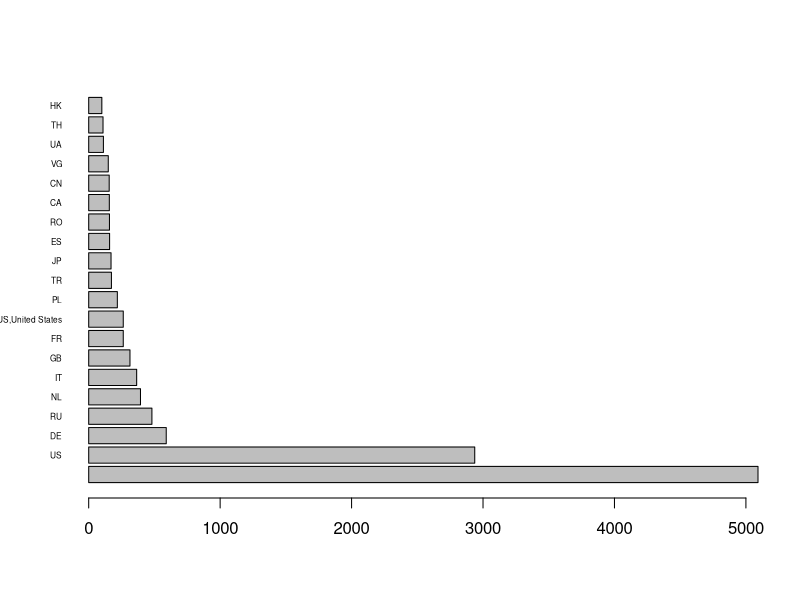

The R source for this figure:
# Import dataset
ransomwareDataset <- read.csv(file="dataset_ransomware.csv", header=TRUE, sep=",", skip = 8)

# Create a subset
#ransomwareUS <- subset(ransomwareDataset, Country == 'US')

# Create counted country list
cc <- as.data.frame(table(ransomwareDataset$Country))
names(cc)[1] = "Country"

# Order on size and pick the top 20
orderedCC <- cc[with(cc, order(Freq, decreasing = TRUE)), ]
top20 <- orderedCC[1:20,]
rownames(top20) <- NULL
top20 <- droplevels(top20)

# Plot a graph
barplot(top20$Freq, names.arg = top20$Country, cex.names = 0.5, las = 1, horiz = TRUE)

#axis(side = 1, at = bp, labels = countedCountries)

#bp <- barplot(t(ransomwareDataset$Host))
#axis(side = 1, at = bp, labels = ransomwareDataset$Host)

